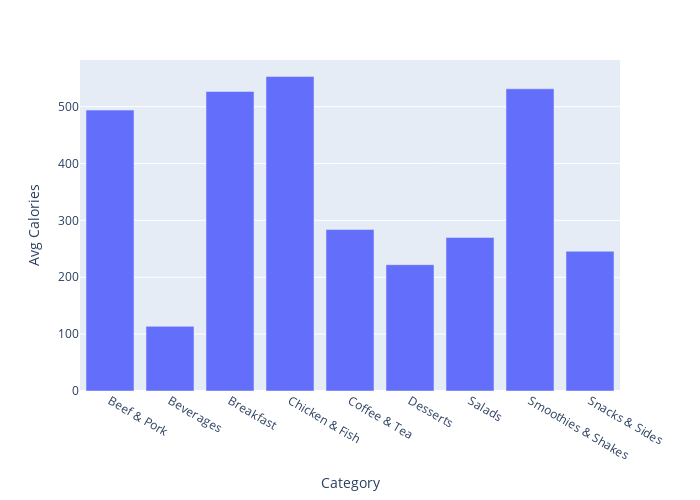

The notebook cell this image was saved under:
### Code cell
calories = mcd.groupby('Category')['Calories'].mean().reset_index()

fig = px.bar(calories, x='Category', y='Calories')
fig.update_layout(width=700, height=500, yaxis_title='Avg Calories')
fig.show()

### Figure 1 — Plotly figure (JSON) as saved in the notebook; plotly's stock layout.template omitted (floating-point values rounded to 4 significant figures)
{"data": [{"alignmentgroup": "True", "hovertemplate": "Category=%{x}<br>Calories=%{y}<extra></extra>", "legendgroup": "", "marker": {"color": "#636efa", "pattern": {"shape": ""}}, "name": "", "offsetgroup": "", "orientation": "v", "showlegend": false, "textposition": "auto", "type": "bar", "x": ["Beef & Pork", "Beverages", "Breakfast", "Chicken & Fish", "Coffee & Tea", "Desserts", "Salads", "Smoothies & Shakes", "Snacks & Sides"], "xaxis": "x", "y": [494, 113.7, 526.7, 553.0, 283.9, 222.1, 270, 531.4, 245.8], "yaxis": "y"}], "layout": {"barmode": "relative", "height": 500, "legend": {"tracegroupgap": 0}, "margin": {"t": 60}, "width": 700, "xaxis": {"anchor": "y", "domain": [0, 1], "title": {"text": "Category"}}, "yaxis": {"anchor": "x", "domain": [0, 1], "title": {"text": "Avg Calories"}}}}
